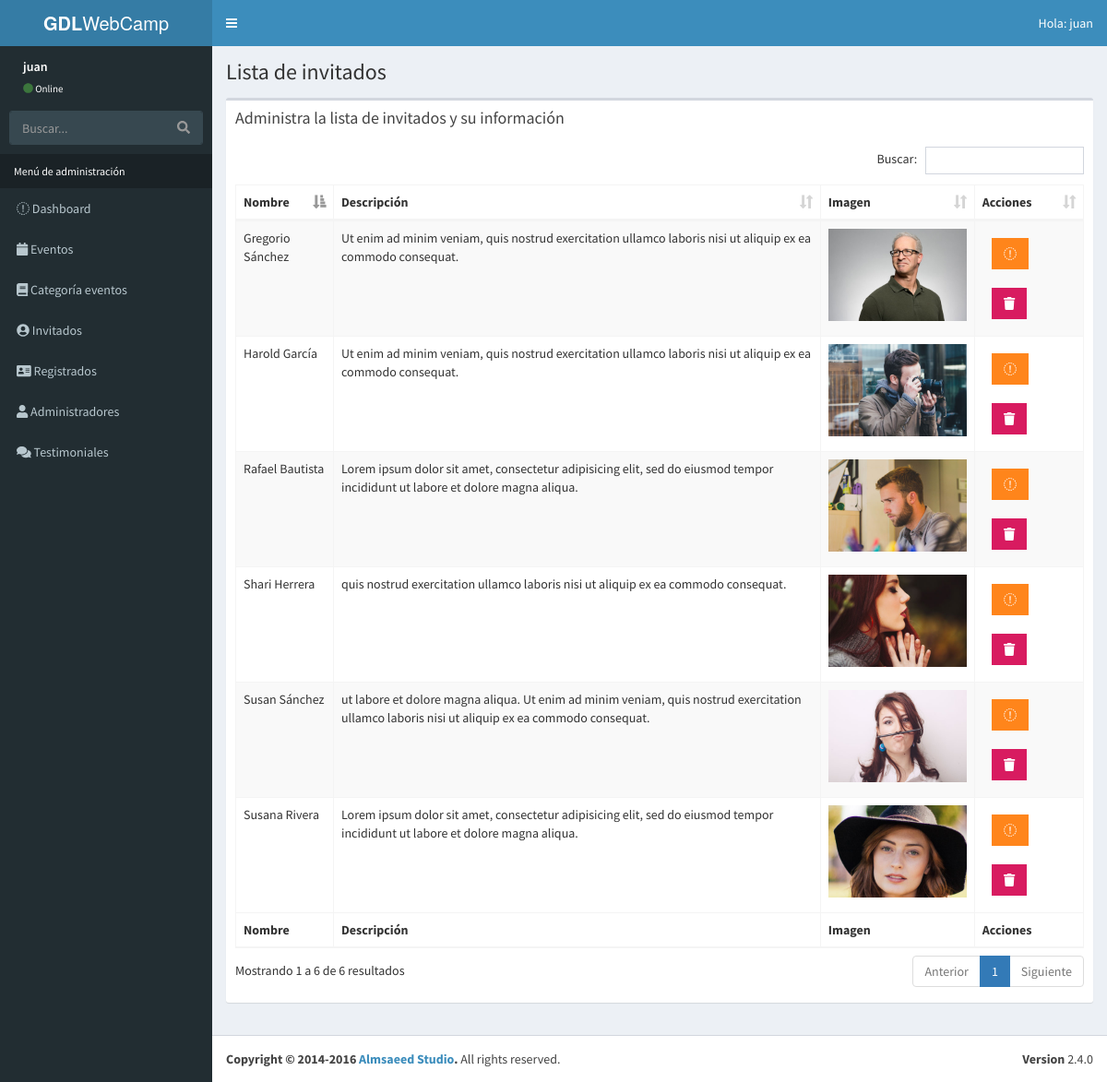
The app's page /admin/lista-invitados.php (signed in) with its own data.
### tables this page shows
CREATE TABLE `invitados` (
  `invitado_id` tinyint(4) NOT NULL,
  `nombre_invitado` varchar(30) NOT NULL,
  `apellido_invitado` varchar(30) NOT NULL,
  `descripcion` text NOT NULL,
  `url_imagen` varchar(50) NOT NULL,
  `editado` datetime NOT NULL
);

### admin/lista-invitados.php (the view, shortened to what this page needs)
<?php
     include_once 'funciones/funciones.php';
     include_once 'templates/header.php';
     include_once 'templates/barra.php';
     include_once 'templates/navegacion.php';
 ?>
  <div class="content-wrapper">
    <section class="content-header">
           <h1>
             Lista de invitados
           </h1>
    </section>
    <section class="content">
      <div class="row">
        <div class="col-xs-12">
          <div class="box">
            <div class="box-header">
              <h3 class="box-title">Administra la lista de invitados y su información</h3>
            </div>
            <div class="box-body">
              <table id="registros" class="table table-bordered table-striped">
                <thead>
                <tr>
                  <th>Nombre</th>
                  <th>Descripción</th>
                  <th>Imagen</th>
                  <th>Acciones</th>
                </tr>
                </thead>
                <tbody>
                     <?php
                         try {
                              $sql = "SELECT * FROM invitados";
                              $resultado = $conn->query($sql);
                         } catch (\Exception $e) {
                              $error = $e->getMessage();
                              echo $error;
                         }
                         while ( $invitado = $resultado->fetch_assoc() ) { ?>
                              <tr>
                                   <td><?php echo $invitado['nombre_invitado'] . " " . $invitado['apellido_invitado']; ?></td>
                                   <td><?php echo $invitado['descripcion']; ?></td>
                                   <td> <img src="../img/invitados/<?php echo $invitado['url_imagen']; ?>" width="150"></td>
                                   <td>
                                        <a href="editar-invitado.php?id=<?php echo $invitado['invitado_id'] ?>" class="btn bg-orange btn-flat margin">
                                             <i class="fa fa-pencil"></i>
                                        </a>
                                        <a href="#" data-id="<?php echo $invitado['invitado_id'] ?>" data-tipo="invitado" class="btn bg-maroon btn-flat margin borrar-registro">
                                             <i class="fa fa-trash"></i>
                                        </a>
                                   </td>
                              </tr>
                         <?php } ?>
                </tbody>
                <tfoot>
                <tr>
                     <th>Nombre</th>
                     <th>Descripción</th>
                     <th>Imagen</th>
                     <th>Acciones</th>
                </tr>
                </tfoot>
              </table>
            </div>
          </div>
        </div>
      </div>
    </section>
  </div>
  <?php
     include_once 'templates/footer.php';
  ?>

### records on screen
invitados: nombre_invitado "Rafael", apellido_invitado "Bautista", descripcion "Lorem ipsum dolor sit amet, consectetur adipisicing elit, sed do eiusmod tempor incididunt ut labore et dolore magna aliqua.", url_imagen (picture)
invitados: nombre_invitado "Shari", apellido_invitado "Herrera", descripcion "quis nostrud exercitation ullamco laboris nisi ut aliquip ex ea commodo consequat.", url_imagen (picture)
invitados: nombre_invitado "Gregorio", apellido_invitado "Sánchez", descripcion "Ut enim ad minim veniam, quis nostrud exercitation ullamco laboris nisi ut aliquip ex ea commodo consequat.", url_imagen (picture)
invitados: nombre_invitado "Susana", apellido_invitado "Rivera", descripcion "Lorem ipsum dolor sit amet, consectetur adipisicing elit, sed do eiusmod tempor incididunt ut labore et dolore magna aliqua.", url_imagen (picture)
invitados: nombre_invitado "Harold", apellido_invitado "García", descripcion "Ut enim ad minim veniam, quis nostrud exercitation ullamco laboris nisi ut aliquip ex ea commodo consequat.", url_imagen (picture)
invitados: nombre_invitado "Susan", apellido_invitado "Sánchez", descripcion "ut labore et dolore magna aliqua. Ut enim ad minim veniam, quis nostrud exercitation ullamco laboris nisi ut aliquip ex ea commodo consequat.", url_imagen (picture)

### other values on screen
$_SESSION['nombre'] "juan"
